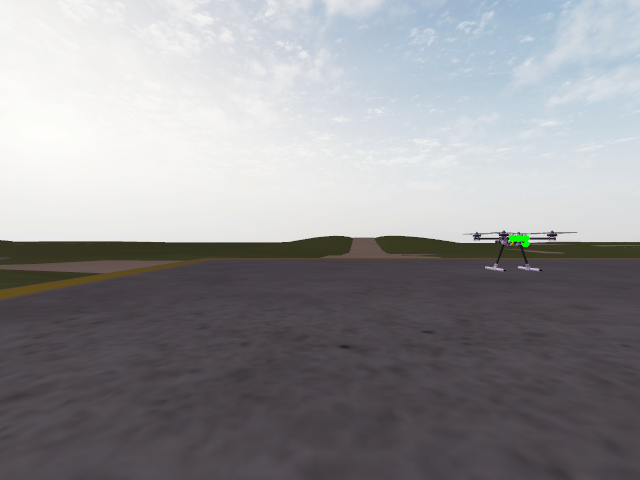
#> input picture drone_1_capture.png, 640 x 480 px, found by its file name
$ python analyze_edges.py
#> lines starting #> are read from the running program, lines starting #| are printed output that depends on the picture; after the words box and inside, x2 and y2 are one past the last pixel; in counts of white or black regions, pixels touching at a corner belong together
import cv2
import numpy as np

img = cv2.imread('/home/hacaton1/Desktop/Catfish/drone_1_capture.png')
#> img is the input picture: shape (480, 640, 3); mean B, G, R 150.6, 147.5, 147.9
if img is None:
    print("Failed to load image.")
    exit(1)

gray = cv2.cvtColor(img, cv2.COLOR_BGR2GRAY)
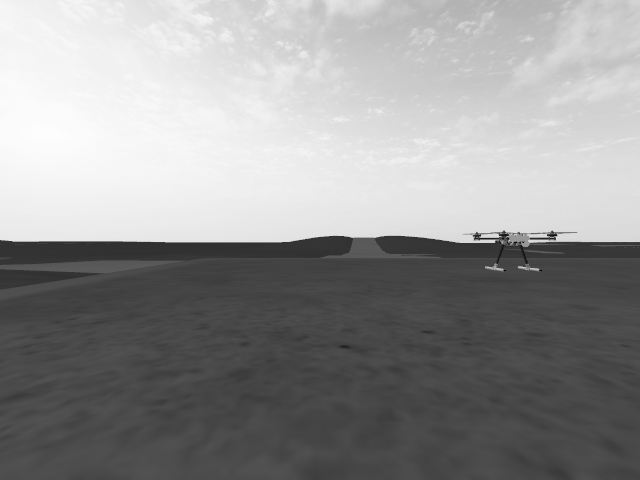
#> gray: shape (480, 640); min 3, max 253, mean 147.9
blurred = cv2.GaussianBlur(gray, (5, 5), 0)
edges = cv2.Canny(blurred, 50, 150)
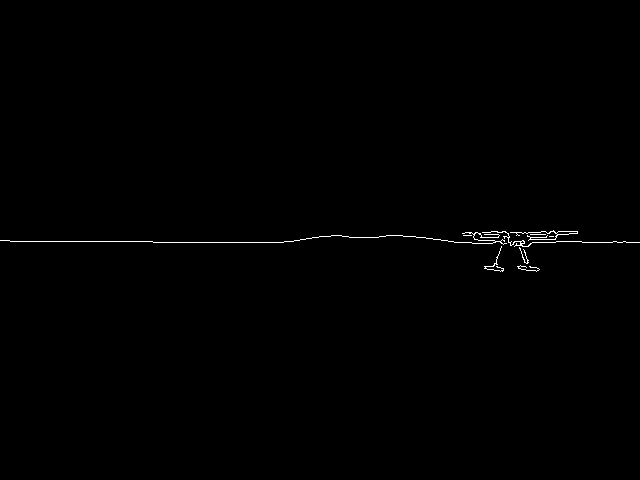
#> edges: shape (480, 640); 0.38% white in thin lines or dots, all inside (x1, y1, x2, y2) = (0, 230, 640, 272)

H, W = img.shape[:2]
#> H = 480; W = 640
CX, CY = W / 2, H / 2
#> CX = 320; CY = 240
h_crop, w_crop = 160, 160
cy_start, cy_end = int(CY - h_crop/2), int(CY + h_crop/2)
#> cy_start = 160; cy_end = 320
cx_start, cx_end = int(CX - w_crop/2), int(CX + w_crop/2)
#> cx_start = 240; cx_end = 400

center_edges = edges[cy_start:cy_end, cx_start:cx_end]
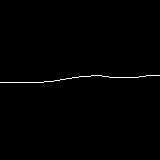
#> center_edges: shape (160, 160); 0.62% white in thin lines or dots, all inside (x1, y1, x2, y2) = (0, 75, 160, 83)
edge_density = np.sum(center_edges > 0) / (h_crop * w_crop)
#> edge_density = 0.00625
print(f"Image dimensions: {W}x{H}")
#| Image dimensions: 640x480
print(f"Edge density in central {w_crop}x{h_crop} area: {edge_density:.4f}")
#| Edge density in central 160x160 area: 0.0063
